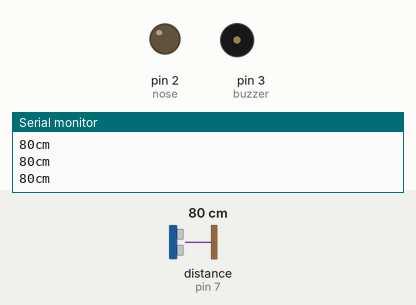
Bench run of a sketch on a simulated Arduino Uno, built with avr-gcc and run on an emulated ATmega328P. Shown: output pins drawn as LEDs (lit = HIGH), buzzer (waves = sounding), the last lines printed to the serial monitor. Wiring (inferred from the names in the program): ultrasonic range finder: trigger pin 7; echo pin 7. The inputs (shaded band) are chosen by the test bench; at power-on: distance to the obstacle (sensor on pin 7) 80 cm. The echo pulse lasts 58.3 µs per cm.

Above: at 1.2 s.
1.3 s: distance to the obstacle (sensor on pin 7) set to 10 cm
2.8 s: distance to the obstacle (sensor on pin 7) set to 7 cm
At 3.8 s:
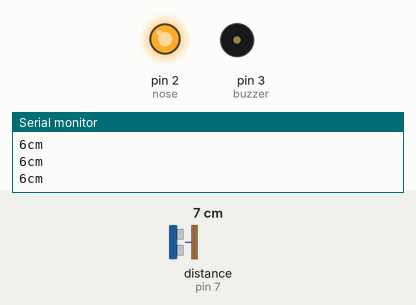
5.8 s: distance to the obstacle (sensor on pin 7) set to 3 cm
At 6.5 s:
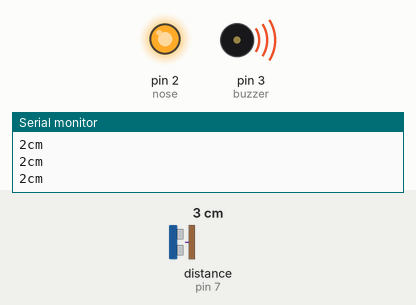
7.4 s: distance to the obstacle (sensor on pin 7) set to 9 cm
At 8.4 s:
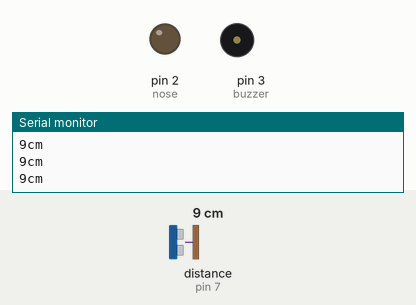
9.0 s: distance to the obstacle (sensor on pin 7) set to 2 cm
At 10.4 s:
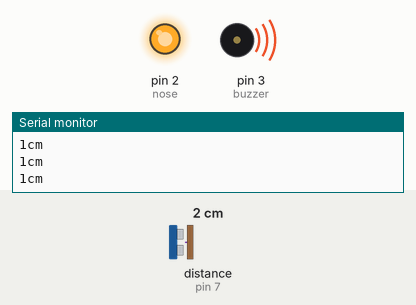
Timing chart, 0 to 11.6 s (numbered marks = the images above; inputs shaded):
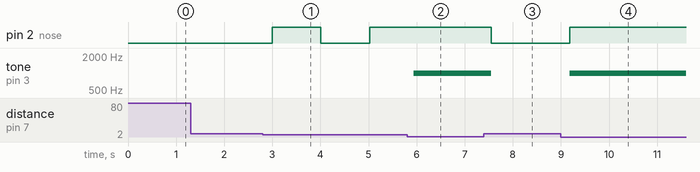

The sketch:

distance_nose_blink.ino
```cpp
const int pingPin = 7;
const int nose = 2;
const int buzzer = 3;

long blinkRate;
unsigned long previousMillis = 0;
int ledState = LOW;


void setup() {
  Serial.begin(9600);
  pinMode(nose, OUTPUT);
  pinMode(buzzer, OUTPUT);

}

void loop() {

  unsigned long currentMillis = millis();

  long duration;
  long cm;

  // The PING))) is triggered by a HIGH pulse of 2 or more microseconds.
  // Give a short LOW pulse beforehand to ensure a clean HIGH pulse:
  pinMode(pingPin, OUTPUT);
  digitalWrite(pingPin, LOW);
  delayMicroseconds(2);
  digitalWrite(pingPin, HIGH);
  delayMicroseconds(5);
  digitalWrite(pingPin, LOW);

  // The same pin is used to read the signal from the PING))): a HIGH
  // pulse whose duration is the time (in microseconds) from the sending
  // of the ping to the reception of its echo off of an object.
  pinMode(pingPin, INPUT);
  duration = pulseIn(pingPin, HIGH);

  // convert the time into a distance
  cm = microsecondsToCentimeters(duration);

  Serial.print(cm);
  Serial.print("cm");
  Serial.println();

  delay(100);

  if(cm<8 && cm>=6){
    blinkRate = 1000;
      noTone(buzzer);
      if (currentMillis - previousMillis >= blinkRate) {
        previousMillis = currentMillis;

        if (ledState == LOW) {
          ledState = HIGH;
        } else {
          ledState = LOW;
        }

        // set the LED with the ledState of the variable:
        digitalWrite(nose, ledState);
      }
    }else if(cm<6 && cm>=4){
      blinkRate = 200;
      noTone(buzzer);
      if (currentMillis - previousMillis >= blinkRate) {
        previousMillis = currentMillis;

        if (ledState == LOW) {
          ledState = HIGH;
        } else {
          ledState = LOW;
        }

        // set the LED with the ledState of the variable:
        digitalWrite(nose, ledState);
      }
    }else if(cm<4){
      digitalWrite(nose, HIGH);
      tone(buzzer, 1000);
    }else{
      digitalWrite(nose,LOW);
      noTone(buzzer);
    }
}

long microsecondsToCentimeters(long microseconds) {
  // The speed of sound is 340 m/s or 29 microseconds per centimeter.
  // The ping travels out and back, so to find the distance of the
  // object we take half of the distance travelled.
  return microseconds / 29 / 2;
}
```

Measured:
- the behaviour switches between 9 and 8 cm on distance to the obstacle (sensor on pin 7) (found by bisection; images 0 and 1)
- the behaviour switches between 5 and 4 cm on distance to the obstacle (sensor on pin 7) (found by bisection; images 1 and 2)
- after the input at 2.8 s, pin 2 (nose): LOW → HIGH after 0.20 s, → LOW 1.0 s later, → HIGH 1.0 s later
- after the input at 5.8 s, pin 2 (nose): stays HIGH (without the input it goes to LOW after 0.24 s); tone on pin 3 (buzzer): silent → 1000 Hz after 0.14 s
- after the input at 7.4 s, pin 2 (nose): HIGH → LOW after 0.16 s; tone on pin 3 (buzzer): 1000 Hz → silent after 0.16 s
- after the input at 9.0 s, pin 2 (nose): LOW → HIGH after 0.18 s; tone on pin 3 (buzzer): silent → 1000 Hz after 0.18 s
